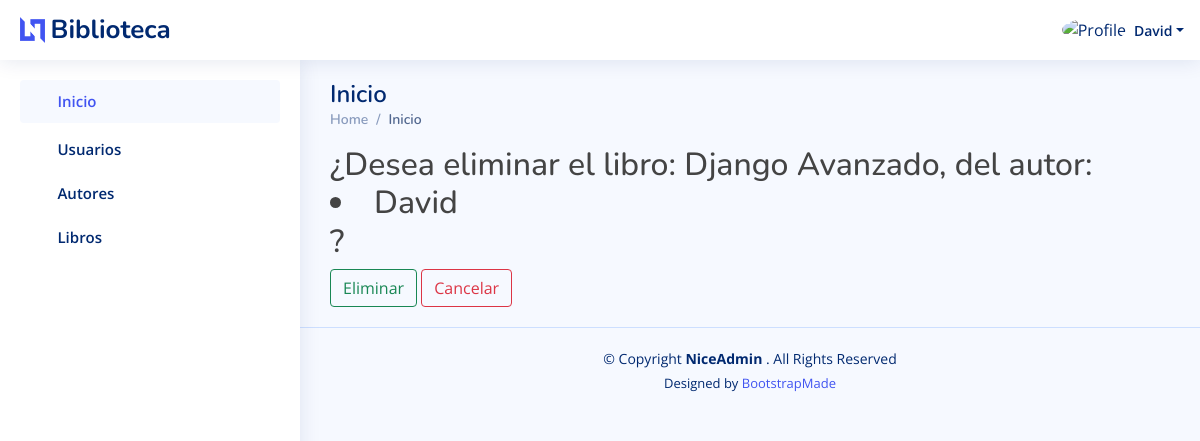
The app's page /libro/eliminar_libro/1 (signed in) with its own data.
### apps/usuario/models.py (models this page shows, shortened)
class Usuario(AbstractBaseUser):
    username = models.CharField(
        _("Nombre de usuario"), max_length=100, unique=True)
    email = models.EmailField(_("Correo Electrónico"),
                              max_length=254, unique=True)
    nombres = models.CharField(
        _("Nombres"), max_length=200, blank=True, null=True)
    apellidos = models.CharField(
        _("Apellidos"), max_length=200, blank=True, null=True)
    imagen = models.ImageField(
        _("Imagen de perfil"), upload_to='perfil/', max_length=200, blank=True, null=True)
    usuario_activo = models.BooleanField(
        _("Usuario Activo/Inactivo"), default=True)
    usuario_administrador = models.BooleanField(
        _("Admin Activo/Inactivo"), default=False)
    objects = UsuarioManager()
    USERNAME_FIELD = 'username'
    REQUIRED_FIELDS = ['email', 'nombres', 'apellidos']
    @property
    def is_staff(self):
        return self.usuario_administrador

### apps/libro/models.py (models this page shows, shortened)
class Libro(models.Model):
    id = models.AutoField(_("id"), primary_key=True)
    titulo = models.CharField(
        _("Titulo"), max_length=255, blank=False, null=False)
    fecha_publicacion = models.DateTimeField(
        _("Fecha de publicación"), blank=False, null=False)
    autor_id = models.ManyToManyField(Autor)
    fecha_creacion = models.DateField(
        _("Fecha de creación"), auto_now=True, auto_now_add=False)
    estado = models.BooleanField(default=True)
    class Meta:
        verbose_name = _("Libro")
        verbose_name_plural = _("Libros")
        ordering = ["id"]

class Autor(models.Model):
    id = models.AutoField(_("id"), primary_key=True)
    nombre = models.CharField(
        _("Nombre"), max_length=200, blank=False, null=False)
    apellidos = models.CharField(
        _("Apellidos"), max_length=200, blank=False, null=False)
    nacionalidad = models.CharField(
        _("Nacionalidad"), max_length=100, blank=False, null=False)
    descripcion = models.TextField(_("Descripcion"), blank=False, null=False)
    estado = models.BooleanField(_("Estado"), default=True)
    fecha_creacion = models.DateField(
        _("Fecha de creación"), auto_now=True, auto_now_add=False)
    class Meta:
        verbose_name = _("Autor")
        verbose_name_plural = _("Autores")
        ordering = ["nombre"]

### apps/libro/views.py (the view, shortened to what this page needs)
class LibroDeleteView(LoginRequiredMixin, DeleteView):
    model = Libro
    template_name = "libro/libro/eliminar_libro.html"
    success_url = reverse_lazy('libro:listado_libro')

### templates/libro/libro/eliminar_libro.html (shortened to what this page needs)
{% extends 'index.html' %}
{% load static %}
{% block body %}
    <h2>¿Desea eliminar el libro:
        {{ libro.titulo }},
                del autor:
        {% for autor in libro.autor_id.all %}
            <li>{{ autor.nombre }}</li>
        {% endfor %}
        ?</h2>
    <form method="POST">
        <button type="submit" class="btn btn-outline-success">Eliminar</button>
        <a class="btn btn-outline-danger" href=" {% url 'libro:listado_libros' %} ">Cancelar</a>
    </form>
{% endblock body %}

### templates/index.html (shortened to what this page needs)
<!DOCTYPE html>
{% load static %}
<html lang="es">
    <head>
        <link href="{% static 'biblioteca/assets/vendor/bootstrap/css/bootstrap.min.css' %}" rel="stylesheet">
        <link href="{% static 'biblioteca/assets/vendor/bootstrap-icons/bootstrap-icons.css' %}" rel="stylesheet">
        <link href="{% static 'biblioteca/assets/vendor/boxicons/css/boxicons.min.css' %}" rel="stylesheet">
        <link href="{% static 'biblioteca/assets/vendor/quill/quill.snow.css' %}" rel="stylesheet">
        <link href="{% static 'biblioteca/assets/vendor/quill/quill.bubble.css' %}" rel="stylesheet">
        <link href="{% static 'biblioteca/assets/vendor/remixicon/remixicon.css' %}" rel="stylesheet">
        <link
        href="{% static 'biblioteca/assets/vendor/simple-datatables/style.css' %}" rel="stylesheet">
        <link
        rel="stylesheet" href="{% static 'lib/fontawesome-6/css/all.min.css' %}">
        <link
        href="{% static 'biblioteca/assets/css/style.css' %}" rel="stylesheet">
    </head>
    <body>
        <header id="header" class="header fixed-top d-flex align-items-center">
            <div class="d-flex align-items-center justify-content-between">
                <a href="{% url 'index' %}" class="logo d-flex align-items-center">
                    <img src="{% static 'biblioteca/assets/img/logo.png' %}" alt="">
                    <span class="d-none d-lg-block">Biblioteca</span>
                </a>
                <i class="bi bi-list toggle-sidebar-btn"></i>
            </div>
            <nav class="header-nav ms-auto">
                <ul class="d-flex align-items-center">
                    <li class="nav-item dropdown pe-3">
                        {% if user.is_authenticated %}
                            <a class="nav-link nav-profile d-flex align-items-center pe-0" href="#" data-bs-toggle="dropdown">
                                <img src="{% static 'biblioteca/assets/img/profile-img.jpg' %}" alt="Profile" class="rounded-circle">
                                <span class="d-none d-md-block dropdown-toggle ps-2">
                                    {{ user.username }}</span>
                            </a>
                        {% else %}
                            <a class="nav-link nav-profile d-flex align-items-center pe-0" href="{% url 'login' %}">
                                <i class="fa-solid fa-right-to-bracket"></i>
                                <span class="d-none d-md-block ps-2">
                                    Login</span>
                            </a>
                        {% endif %}
                    </li>
                </ul>
            </nav>
        </header>
        <aside id="sidebar" class="sidebar">
            <ul class="sidebar-nav" id="sidebar-nav">
                <li class="nav-item">
                    <a class="nav-link " href="index.html">
                        <i class="fa-solid fa-house-chimney"></i>
                        <span>Inicio</span>
                    </a>
                </li>
                <li class="nav-item">
                    {% if request.user.is_staff %}
                        <a class="nav-link collapsed" data-bs-target="#components-nav-usuarios" data-bs-toggle="collapse" href="#">
                            <i class="fa-solid fa-users"></i>
                            <span>Usuarios</span>
                            <i class="bi bi-chevron-down ms-auto"></i>
                        </a>
                    {% endif %}
                    <a class="nav-link collapsed" data-bs-target="#components-nav-autor" data-bs-toggle="collapse" href="#">
                        <i class="fa-solid fa-users"></i>
                        <span>Autores</span>
                        <i class="bi bi-chevron-down ms-auto"></i>
                    </a>
                    <a class="nav-link collapsed" data-bs-target="#components-nav-libros" data-bs-toggle="collapse" href="#">
                        <i class="fa-solid fa-book"></i>
                        <span>Libros</span>
                        <i class="bi bi-chevron-down ms-auto"></i>
                    </a>
                </li>
            </ul>
        </aside>
        <main id="main" class="main">
            <div class="pagetitle">
                <h1>Inicio</h1>
                <nav>
                    <ol class="breadcrumb">
                        <li class="breadcrumb-item">
                            <a href="{% url 'index' %}">Home</a>
                        </li>
                        <li class="breadcrumb-item active">Inicio</li>
                    </ol>
                </nav>
            </div>
            <section class="section dashboard">
                <div class="row">
                    {% block body %}{% endblock body %}
                </div>
            </section>
        </main>
        <footer id="footer" class="footer">
            <div class="copyright">
                &copy; Copyright
                <strong>
                    <span>NiceAdmin</span>
                </strong>. All Rights Reserved
            </div>
            <div class="credits">
                Designed by
                    <a href="https://bootstrapmade.com/"> BootstrapMade</a>
            </div>
        </footer>
    </body>
</html>

### static/biblioteca/assets/css/style.css (style rules this page uses)
:root { scroll-behavior: smooth; }
body { font-family: "Open Sans", sans-serif; background: #f6f9ff; color: #444444; }
a { color: #4154f1; text-decoration: none; }
h1, h2, h3, h4, h5, h6 { font-family: "Nunito", sans-serif; }
#main { margin-top: 60px; padding: 20px 30px; transition: all 0.3s; }
.pagetitle { margin-bottom: 10px; }
.pagetitle h1 { font-size: 24px; margin-bottom: 0; font-weight: 600; color: #012970; }
.breadcrumb { font-size: 14px; font-family: "Nunito", sans-serif; color: #899bbd; font-weight: 600; }
.breadcrumb a { color: #899bbd; transition: 0.3s; }
.breadcrumb .breadcrumb-item::before { color: #899bbd; }
.breadcrumb .active { color: #51678f; font-weight: 600; }
.logo { line-height: 1; }
@media (min-width: 1200px) { .logo { width: 280px; } }
.logo img { max-height: 26px; margin-right: 6px; }
.logo span { font-size: 26px; font-weight: 700; color: #012970; font-family: "Nunito", sans-serif; }
.header { transition: all 0.5s; z-index: 997; height: 60px; box-shadow: 0px 2px 20px rgba(1, 41, 112, 0.1); background-color: #fff; padding-left: 20px; }
.header .toggle-sidebar-btn { font-size: 32px; padding-left: 10px; cursor: pointer; color: #012970; }
.header-nav ul { list-style: none; }
.header-nav > ul { margin: 0; padding: 0; }
.header-nav .nav-profile { color: #012970; }
.header-nav .nav-profile img { max-height: 36px; }
.header-nav .nav-profile span { font-size: 14px; font-weight: 600; }
.sidebar { position: fixed; top: 60px; left: 0; bottom: 0; width: 300px; z-index: 996; transition: all 0.3s; padding: 20px; overflow-y: auto; scrollbar-width: thin; scrollbar-color: #aab7cf transparent; box-shadow: 0px 0px 20px rgba(1, 41, 112, 0.1); background-color: #fff; }
@media (min-width: 1200px) { #main, #footer { margin-left: 300px; } }
.sidebar-nav { padding: 0; margin: 0; list-style: none; }
.sidebar-nav li { padding: 0; margin: 0; list-style: none; }
.sidebar-nav .nav-item { margin-bottom: 5px; }
.sidebar-nav .nav-link { display: flex; align-items: center; font-size: 15px; font-weight: 600; color: #4154f1; transition: 0.3; background: #f6f9ff; padding: 10px 15px; border-radius: 4px; }
.sidebar-nav .nav-link i { font-size: 16px; margin-right: 10px; color: #4154f1; }
.sidebar-nav .nav-link.collapsed { color: #012970; background: #fff; }
.sidebar-nav .nav-link.collapsed i { color: #899bbd; }
.sidebar-nav .nav-link .bi-chevron-down { margin-right: 0; transition: transform 0.2s ease-in-out; }
.footer { padding: 20px 0; font-size: 14px; transition: all 0.3s; border-top: 1px solid #cddfff; }
.footer .copyright { text-align: center; color: #012970; }
.footer .credits { padding-top: 5px; text-align: center; font-size: 13px; color: #012970; }

### records on screen
Usuario: username "David"
Libro: titulo "Django Avanzado"
Autor: nombre "David"
